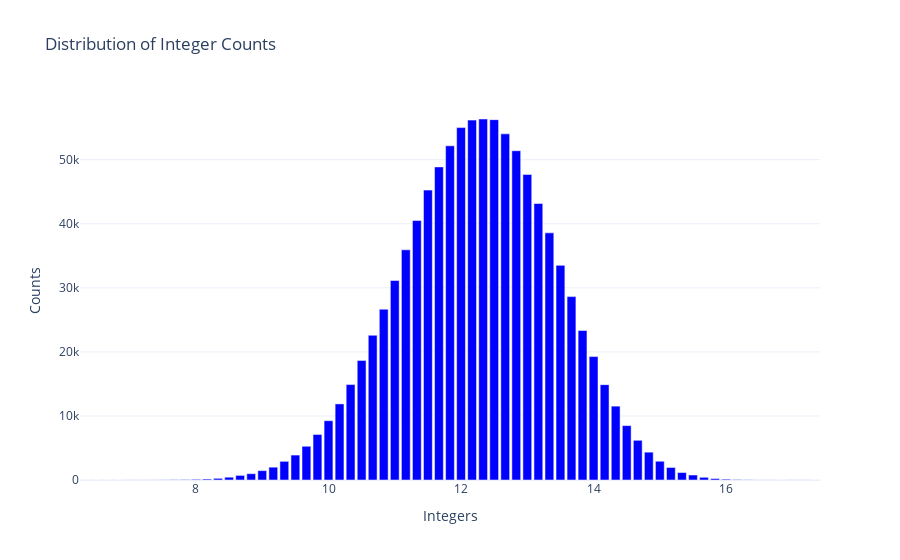

The notebook cell this image was saved under:
### Code cell
%%time

stats_list = []
avg_list = []
for _ in range(1000000):
    stats = roll_stats()
    stats_list.append(stats)
    avg_list.append(np.mean(stats))

plot_int_distribution(avg_list)

### Figure 1 — Plotly figure (JSON) as saved in the notebook; plotly's stock layout.template omitted (floating-point values rounded to 4 significant figures)
{"data": [{"marker": {"color": "blue"}, "type": "bar", "x": [12.5, 12.17, 11.83, 13.67, 10.83, 15.17, 12.83, 10.67, 12.33, 11.5, 12, 11.67, 14, 13.33, 13.5, 12.67, 11.33, 13, 14.17, 8.5, 10, 14.5, 13.17, 14.67, 14.33, 10.5, 11, 11.17, 10.17, 15, 14.83, 10.33, 15.33, 13.83, 15.67, 9.833, 9, 9.167, 9.5, 7.833, 9.667, 8.833, 9.333, 8.333, 15.5, 8.667, 7, 8, 15.83, 7.667, 8.167, 16, 7.5, 16.33, 7.333, 16.17, 6.5, 6.667, 16.5, 16.67, 16.83, 17.33, 7.167, 6.333, 6.833], "y": [56256, 56182, 52167, 28635, 26667, 1957, 51403, 22596, 56357, 45258, 55017, 48879, 19268, 38580, 33511, 54035, 40506, 47708, 14886, 438, 9259, 8492, 43175, 6199, 11530, 18674, 31142, 35932, 11881, 2929, 4348, 14899, 1169, 23346, 421, 7106, 1463, 2002, 3893, 65, 5267, 986, 2913, 260, 778, 720, 7, 104, 227, 44, 151, 130, 22, 35, 13, 77, 1, 2, 11, 6, 4, 1, 6, 1, 3]}], "layout": {"autosize": true, "title": {"text": "Distribution of Integer Counts"}, "xaxis": {"autorange": true, "range": [6.25, 17.42], "title": {"text": "Integers"}, "type": "linear"}, "yaxis": {"autorange": true, "range": [0, 59320.0], "title": {"text": "Counts"}, "type": "linear"}}}
